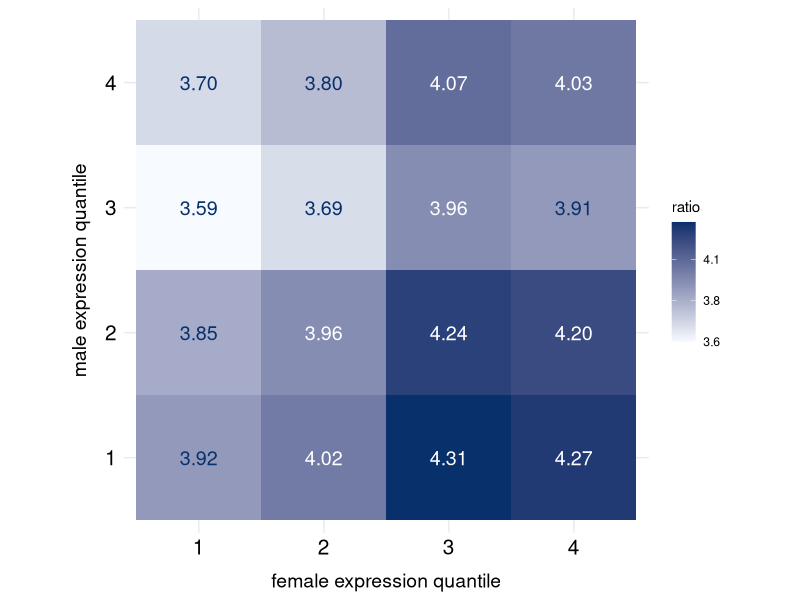

R code for this plot:
library(ggplot2)

quantplot <- read.delim("fetalGermExpressQuantiles_and_mutationRates.txt", h=T)


patQuant <- aggregate(quantplot$patMutRate,
                      by=list(pat_quant = quantplot$pat_quant),
                      mean)
matQuant <- aggregate(quantplot$matMutRate,
                      by=list(mat_quant = quantplot$mat_quant),
                      mean)

ratioMatrix <- outer(patQuant$x, matQuant$x, "/")
rownames(ratioMatrix) <- patQuant$pat_quant
colnames(ratioMatrix) <- matQuant$mat_quant


rng <- range(ratioMatrix)

df <- as.data.frame(as.table(ratioMatrix))
colnames(df) <- c("pat_quant", "mat_quant", "ratio")
df$pat_quant <- factor(df$pat_quant, levels = patQuant$pat_quant)
df$mat_quant <- factor(df$mat_quant, levels = matQuant$mat_quant)

midpoint <- mean(range(df$ratio))
df$text_color <- ifelse(df$ratio > midpoint, "white", "#08306B")

png("Figure3_heatmap.png", width = 8, height = 8, units = "in", res = 300)

ggplot(df, aes(mat_quant, pat_quant, fill = ratio)) +
  geom_tile(color = NA) +
  geom_text(aes(label = sprintf("%.2f", ratio), color = text_color), size = 5) +
  scale_color_identity() +                        
  scale_fill_gradient(
  high   = "#08306B",
  low    = "#F7FBFF",
  limits = range(df$ratio),
  breaks = seq(rng[1], rng[2], by = 0.25),
  labels = function(x) sprintf("%.1f", x)) +
  coord_fixed() +
  theme_minimal() +
  theme(
    axis.text.x  = element_text(size = 15, color = "black"),
    axis.text.y  = element_text(size = 15, color = "black"),
    axis.title.x = element_text(size = 14, margin = margin(t = 10)),
    axis.title.y = element_text(size = 14, margin = margin(r = 10))) +
  labs(x = "female expression quantile", y = "male expression quantile")

dev.off()
